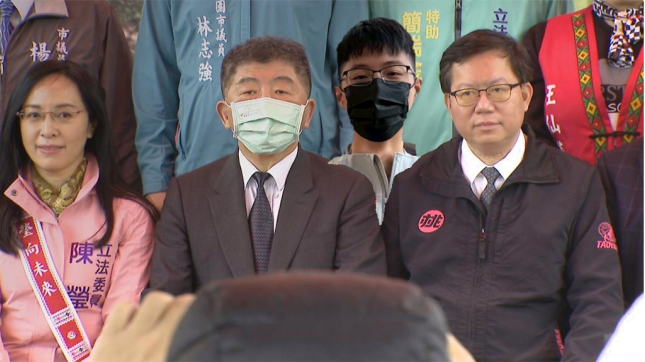
#> input picture result.png, 645 x 362 px
$ python HSV_comversion.py
#> lines starting #> are read from the running program, lines starting #| are printed output that depends on the picture
import cv2
import matplotlib.pyplot as plt

# 1. Load the image
img_bgr = cv2.imread('result.png')
#> img_bgr is the input picture: shape (362, 645, 3); mean B, G, R 93.5, 92.9, 112.1

# 2. Convert from BGR to HSV
img_hsv = cv2.cvtColor(img_bgr, cv2.COLOR_BGR2HSV)
#> img_hsv: shape (362, 645, 3); mean H, S, V 98.7, 68.7, 118.5

# 3. Split the channels for visualization
h, s, v = cv2.split(img_hsv)
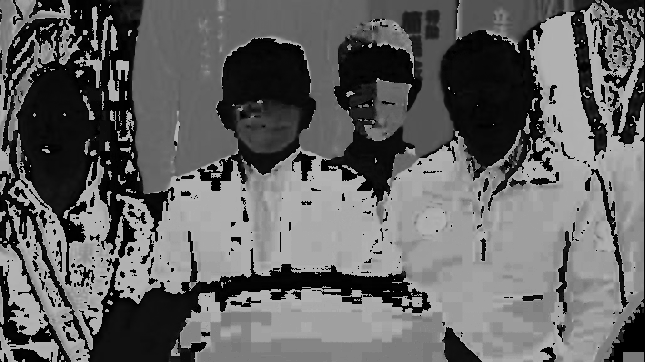
#> h: shape (362, 645); min 0, max 179, mean 98.7
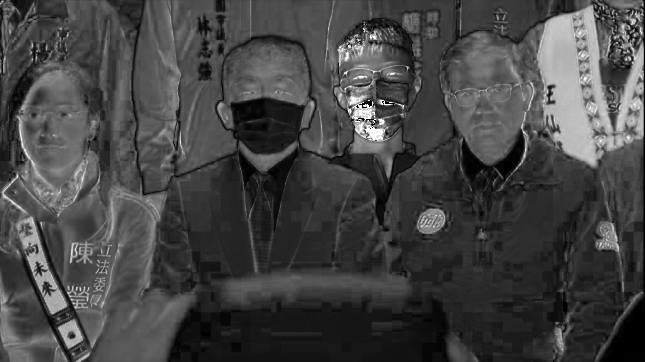
#> s: shape (362, 645); min 0, max 255, mean 68.7
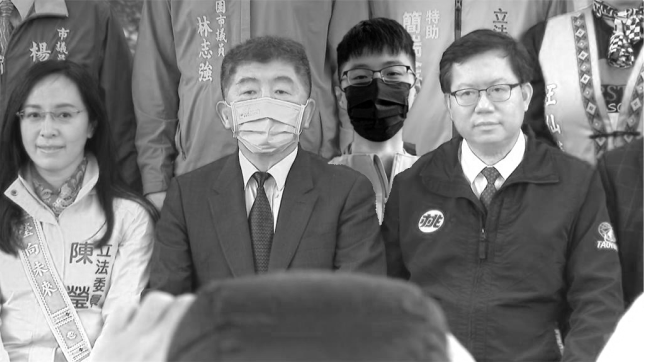
#> v: shape (362, 645); min 0, max 255, mean 118.5

# (Optional) Display using Matplotlib
fig, axs = plt.subplots(1, 4, figsize=(20, 5))

# Original (Convert to RGB for correct display)
axs[0].imshow(cv2.cvtColor(img_bgr, cv2.COLOR_BGR2RGB))
axs[0].set_title('Original (RGB)')

# Hue (Color Spectrum)
axs[1].imshow(h, cmap='jet') # 'jet' colormap helps visualize rotation of color
axs[1].set_title('Hue Channel (Color)')

# Saturation (Intensity)
axs[2].imshow(s, cmap='gray')
axs[2].set_title('Saturation Channel (Vibrancy)')

# Value (Brightness)
axs[3].imshow(v, cmap='gray')
axs[3].set_title('Value Channel (Brightness)')

for ax in axs: ax.axis('off')
plt.show()
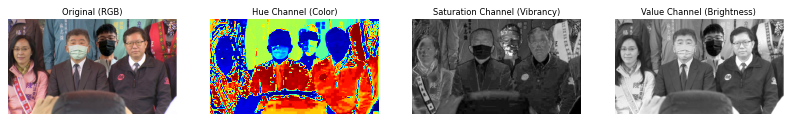
#> figure drawn by matplotlib, 4 panels
